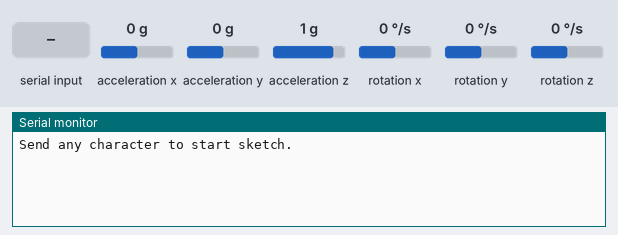
Bench run of a sketch on a simulated Arduino Uno, built with avr-gcc and run on an emulated ATmega328P. On the bench: the last lines printed to the serial monitor. The inputs (shaded band) are chosen by the test bench; at power-on: acceleration x 0 g, acceleration y 0 g, acceleration z 1 g, rotation x 0 °/s, rotation y 0 °/s, rotation z 0 °/s.

Above: at 1.0 s.
1.1 s: "1" received over Serial
At 2.0 s:
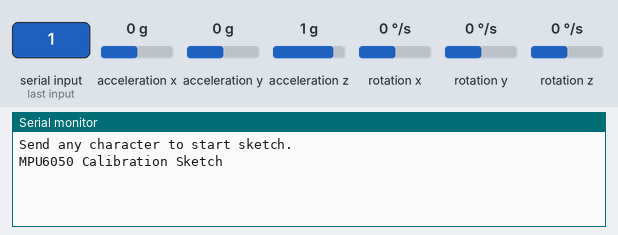
At 4.8 s:
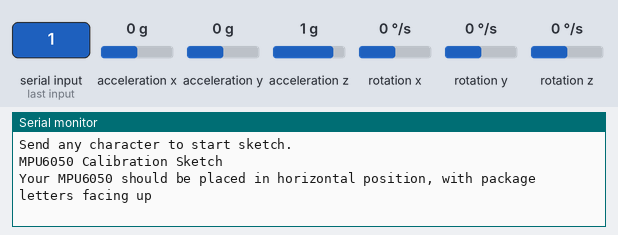

Measured:
- after the input at 1.1 s, the serial monitor: prints a new line after 0.40 s (image 1)

The sketch:

Offsets.ino
```cpp
// положи датчик горизонтально, надписями вверх
// ДАЖЕ НЕ ДЫШИ НА НЕГО
// отправь любой символ в сериал, чтобы начать калибровку
// жди результатов

// --------------------- НАСТРОЙКИ ----------------------
const int buffersize = 70;     // количество итераций калибровки
const int acel_deadzone = 10;  // точность калибровки акселерометра (по умолчанию 8)
const int gyro_deadzone = 6;   // точность калибровки гироскопа (по умолчанию 2)
// --------------------- НАСТРОЙКИ ----------------------

#include "I2Cdev.h"
#include "MPU6050.h"
#include "Wire.h"
MPU6050 mpu(0x68);
int16_t ax, ay, az, gx, gy, gz;
int mean_ax, mean_ay, mean_az, mean_gx, mean_gy, mean_gz, state = 0;
int ax_offset, ay_offset, az_offset, gx_offset, gy_offset, gz_offset;

///////////////////////////////////   SETUP   ////////////////////////////////////
void setup() {
  Wire.begin();
  Serial.begin(9600);
  mpu.initialize();
  // ждём очистки сериал
  while (Serial.available() && Serial.read()); // чистим
  while (!Serial.available()) {
    Serial.println(F("Send any character to start sketch.\n"));
    delay(1500);
  }
  while (Serial.available() && Serial.read()); // чистим ещё на всякий
  Serial.println("\nMPU6050 Calibration Sketch");
  delay(2000);
  Serial.println("\nYour MPU6050 should be placed in horizontal position, with package letters facing up");
  delay(3000);

  // проверка соединения
  Serial.println(mpu.testConnection() ? "MPU6050 connection successful" : "MPU6050 connection failed");
  delay(1000);

  // сбросить оффсеты
  mpu.setXAccelOffset(0);
  mpu.setYAccelOffset(0);
  mpu.setZAccelOffset(0);
  mpu.setXGyroOffset(0);
  mpu.setYGyroOffset(0);
  mpu.setZGyroOffset(0);
}

///////////////////////////////////   LOOP   ////////////////////////////////////
void loop() {
  if (state == 0) {
    Serial.println("\nReading sensors for first time...");
    meansensors();
    state++;
    delay(1000);
  }
  if (state == 1) {
    Serial.println("\nCalculating offsets...");
    calibration();
    state++;
    delay(1000);
  }
  if (state == 2) {
    meansensors();
    Serial.println("\nFINISHED!");
    Serial.print("\nSensor readings with offsets:\t");
    Serial.print(mean_ax);
    Serial.print("\t");
    Serial.print(mean_ay);
    Serial.print("\t");
    Serial.print(mean_az);
    Serial.print("\t");
    Serial.print(mean_gx);
    Serial.print("\t");
    Serial.print(mean_gy);
    Serial.print("\t");
    Serial.println(mean_gz);
    Serial.print("Your offsets:\t");
    Serial.print(ax_offset);
    Serial.print(", ");
    Serial.print(ay_offset);
    Serial.print(", ");
    Serial.print(az_offset);
    Serial.print(", ");
    Serial.print(gx_offset);
    Serial.print(", ");
    Serial.print(gy_offset);
    Serial.print(", ");
    Serial.println(gz_offset);
    Serial.println("\nData is printed as: acelX acelY acelZ giroX giroY giroZ");
    Serial.println("Check that your sensor readings are close to 0 0 16384 0 0 0");
    Serial.println("If calibration was succesful write down your offsets so you can set them in your projects using something similar to mpu.setXAccelOffset(youroffset)");
    while (1);
  }
}
///////////////////////////////////   FUNCTIONS   ////////////////////////////////////
void meansensors() {
  long i = 0, buff_ax = 0, buff_ay = 0, buff_az = 0, buff_gx = 0, buff_gy = 0, buff_gz = 0;
  while (i < (buffersize + 101)) { // read raw accel/gyro measurements from device
    mpu.getMotion6(&ax, &ay, &az, &gx, &gy, &gz);
    if (i > 100 && i <= (buffersize + 100)) { //First 100 measures are discarded
      buff_ax = buff_ax + ax;
      buff_ay = buff_ay + ay;
      buff_az = buff_az + az;
      buff_gx = buff_gx + gx;
      buff_gy = buff_gy + gy;
      buff_gz = buff_gz + gz;
    }
    if (i == (buffersize + 100)) {
      mean_ax = buff_ax / buffersize;
      mean_ay = buff_ay / buffersize;
      mean_az = buff_az / buffersize;
      mean_gx = buff_gx / buffersize;
      mean_gy = buff_gy / buffersize;
      mean_gz = buff_gz / buffersize;
    }
    i++;
    delay(2);
  }
}

void calibration() {
  ax_offset = -mean_ax / 8;
  ay_offset = -mean_ay / 8;
  az_offset = (16384 - mean_az) / 8;
  gx_offset = -mean_gx / 4;
  gy_offset = -mean_gy / 4;
  gz_offset = -mean_gz / 4;

  while (1) {
    int ready = 0;
    mpu.setXAccelOffset(ax_offset);
    mpu.setYAccelOffset(ay_offset);
    mpu.setZAccelOffset(az_offset);
    mpu.setXGyroOffset(gx_offset);
    mpu.setYGyroOffset(gy_offset);
    mpu.setZGyroOffset(gz_offset);
    meansensors();
    Serial.println("...");

    if (abs(mean_ax) <= acel_deadzone) ready++;
    else ax_offset = ax_offset - mean_ax / acel_deadzone;
    if (abs(mean_ay) <= acel_deadzone) ready++;
    else ay_offset = ay_offset - mean_ay / acel_deadzone;
    if (abs(16384 - mean_az) <= acel_deadzone) ready++;
    else az_offset = az_offset + (16384 - mean_az) / acel_deadzone;
    if (abs(mean_gx) <= gyro_deadzone) ready++;
    else gx_offset = gx_offset - mean_gx / (gyro_deadzone + 1);
    if (abs(mean_gy) <= gyro_deadzone) ready++;
    else gy_offset = gy_offset - mean_gy / (gyro_deadzone + 1);
    if (abs(mean_gz) <= gyro_deadzone) ready++;
    else gz_offset = gz_offset - mean_gz / (gyro_deadzone + 1);
    if (ready == 6) break;
  }
}
```
